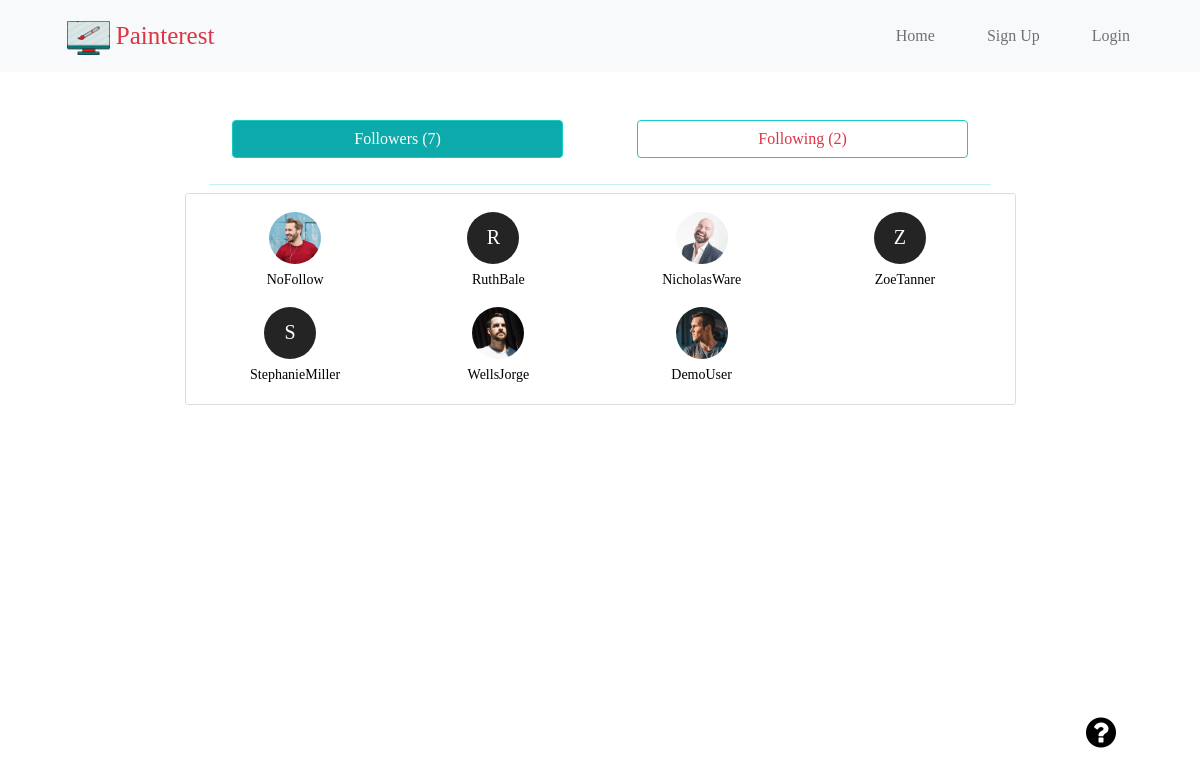
/tj/following_and_follower/, run on the app's committed database.
### users/models.py (models this page shows, shortened)
class UserFollowing(models.Model):
    user_from = models.ForeignKey(
        settings.AUTH_USER_MODEL, related_name='rel_from_set', on_delete=models.CASCADE)
    user_to = models.ForeignKey(
        settings.AUTH_USER_MODEL, related_name='rel_to_set', on_delete=models.CASCADE)
    created = models.DateTimeField(auto_now_add=True, db_index=True)
    class Meta:
        ordering = ('-created',)

class Profile(models.Model):
    user = models.OneToOneField(
        settings.AUTH_USER_MODEL, related_name='profile', on_delete=models.CASCADE)
    image = models.ImageField(
        default='90a70ab564f045a48488cd440f3b56e4-dp.jpg', upload_to='profile_pics', blank=True)
    about = models.TextField(blank=True)
    website_url = models.CharField(max_length=50, blank=True)
    feed_tuner = models.ManyToManyField(Category, blank=True)

class CustomUser(AbstractUser):
    email = models.EmailField(
        verbose_name='email address',
        max_length=60,
        unique=True
    )
    username = models.CharField(
        max_length=50, unique=True, validators=[alphanumeric])
    USERNAME_FIELD = 'email'
    REQUIRED_FIELDS = []
    objects = UserManager()
    def __str__(self):
        return self.username

### users/views.py (the view)
# urls.py: path('<slug:painter>/following_and_follower/',
def following_and_follower(request, painter):
    all_follower = UserFollowing.objects.filter(user_to=CustomUser.objects.filter(
        username=painter).first())
    all_following = UserFollowing.objects.filter(user_from=CustomUser.objects.filter(
        username=painter).first())
    context = {
        'users_follower': all_follower,
        'users_following': all_following,
        'followers_count': all_follower.count(),
        'following_count': all_following.count(),
    }
    return render(request, 'users/following_and_follower.html', context)

### main/context_processors.py (called while the page is built)
def notify_user(request):
    if request.user.is_authenticated:
        return {
            'unread_count': Message.objects.filter(recepient=request.user, read=False).count(),
            'notify': len(Action.objects.filter(action_for=request.user, read=False))
        }
    return {
        'unread_count': 0,
        'notify': 0
    }

### users/templates/users/following_and_follower.html (shortened to what this page needs)
{% extends 'main/base.html' %}
{% block content %}
<div class="row">
    <div class="col-md-8 mx-auto d-flex justify-content-between follwi_follwe">
        <button id="followers" class="btn btn-info" data-aos="flip-right" data-aos-delay="200" data-aos-duration="1000">Followers ({{ followers_count }})</button>
        <button id="followings" class="btn btn-info" data-aos="flip-left" data-aos-delay="200" data-aos-duration="1000">Following ({{ following_count }})</button>
    </div>
</div>
<div class="row mt-3">
    <div class="col-md-12">
        <hr class="setting_demar">
    </div>
</div>
<div class="row">
    <div class="col-md-9 mx-auto">
        <div class="content-section my-2" data-aos="fade-in" data-aos-delay="200" data-aos-duration="1000" id="flwr_div">
            <div class="row">
                {% for user in users_follower %}
                    <div class="col-lg-3 col-md-4 col-4 text-center my-2 follw_and_follwin_col">
                        {% if user.user_from.profile.image.name == '90a70ab564f045a48488cd440f3b56e4-dp.jpg' %}
                            <a href="{% url 'painter_profile' user.user_from %}">
                                <div class="no-profile-pic d-inline-block">{{ user.user_from.username.0 }}</div>
                                <p class="red_to_profile">{{ user.user_from }}</p>
                            </a>
                        {% else %}
                            <a href="{% url 'painter_profile' user.user_from %}" class="red_to_profile">
                                <div class="d-inline-block">
                                    <img class="img-fluid rounded-circle follower_img" src="{{ user.user_from.profile.image.url }}">
                                    <p class="red_to_profile">{{ user.user_from }}</p>
                                </div>
                            </a>
                        {% endif %}
                    </div>
                {% endfor %}
            </div>
        </div>
    </div>
</div>
{% endblock %}

### main/static/main/css/style.css (style rules this page uses)
body { font-family: "poppins" !important; }
.content-section { position: relative !important; background: #ffffff; padding: 10px 20px; border: 1px solid #dddddd; border-radius: 3px; margin-bottom: 20px; z-index: 9; }
a, a:hover { text-decoration: none; }
.follwi_follwe .active, .settings .active, .foll { background: #0caaaa !important; color: #fff !important; border: none; }
.setting_demar { width: 70%; background-color: #16caca; margin: 0 auto !important; }
#followers, #followings { color: #dc3545; background: none; border: 1px solid #16caca; width: 45%; margin-bottom: 10px; }
#flwng_div .follower_img, #flwr_div .follower_img { height: 52px; width: 52px; border-radius: 50%; }
#flwng_div p, #flwr_div p { font-size: 14px; }
.red_to_profile { color: #000; margin-top: 5px; margin-bottom: 0 !important; }
.no-profile-pic { height: 52px; width: 52px; text-align: center; line-height: 250%; border-radius: 50%; font-size: 20px; background: rgb(36, 36, 36); color: #fff; margin-right: 10px; }
#flwr_div, #flwng_div { margin-bottom: 25% !important; }

### data on the page
UserFollowing: user_from.profile.image (picture), user_from "NoFollow"
UserFollowing: user_from.username.0 "R", user_from "RuthBale"
UserFollowing: user_from.profile.image (picture), user_from "NicholasWare"
UserFollowing: user_from.username.0 "Z", user_from "ZoeTanner"
UserFollowing: user_from.username.0 "S", user_from "StephanieMiller"
UserFollowing: user_from.profile.image (picture), user_from "WellsJorge"
UserFollowing: user_from.profile.image (picture), user_from "DemoUser"

### other printed values
{{ followers_count }} "7"
{{ following_count }} "2"
